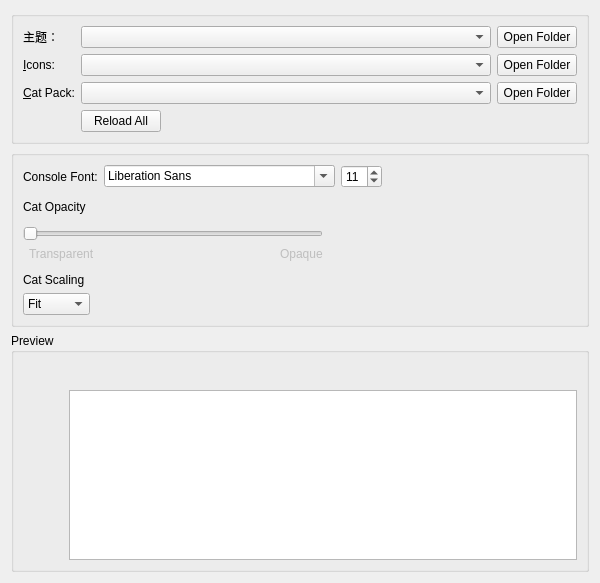
<?xml version="1.0" encoding="UTF-8"?>
<ui version="4.0">
 <class>AppearanceWidget</class>
 <widget class="QWidget" name="AppearanceWidget">
  <property name="geometry">
   <rect>
    <x>0</x>
    <y>0</y>
    <width>600</width>
    <height>583</height>
   </rect>
  </property>
  <property name="minimumSize">
   <size>
    <width>300</width>
    <height>0</height>
   </size>
  </property>
  <layout class="QVBoxLayout" name="verticalLayout" stretch="0,0,0">
   <item>
    <widget class="QGroupBox" name="themingBox">
     <property name="title">
      <string/>
     </property>
     <property name="flat">
      <bool>false</bool>
     </property>
     <layout class="QVBoxLayout" name="verticalLayout_2">
      <item>
       <layout class="QGridLayout" name="gridLayout">
        <item row="2" column="3">
         <widget class="QPushButton" name="catPackFolder">
          <property name="toolTip">
           <string>View cat packs folder.</string>
          </property>
          <property name="text">
           <string>Open Folder</string>
          </property>
         </widget>
        </item>
        <item row="0" column="3">
         <widget class="QPushButton" name="widgetStyleFolder">
          <property name="toolTip">
           <string>打开 ZIP 主题包文件夹。</string>
          </property>
          <property name="text">
           <string>Open Folder</string>
          </property>
         </widget>
        </item>
        <item row="1" column="3">
         <widget class="QPushButton" name="iconsFolder">
          <property name="toolTip">
           <string>View icon themes folder.</string>
          </property>
          <property name="text">
           <string>Open Folder</string>
          </property>
         </widget>
        </item>
        <item row="2" column="0">
         <widget class="QLabel" name="catPackLabel">
          <property name="text">
           <string>&amp;Cat Pack:</string>
          </property>
          <property name="buddy">
           <cstring>catPackComboBox</cstring>
          </property>
         </widget>
        </item>
        <item row="2" column="2">
         <widget class="QComboBox" name="catPackComboBox"/>
        </item>
        <item row="1" column="2">
         <widget class="QComboBox" name="iconsComboBox">
          <property name="sizePolicy">
           <sizepolicy hsizetype="Expanding" vsizetype="Fixed">
            <horstretch>0</horstretch>
            <verstretch>0</verstretch>
           </sizepolicy>
          </property>
          <property name="focusPolicy">
           <enum>Qt::FocusPolicy::StrongFocus</enum>
          </property>
         </widget>
        </item>
        <item row="0" column="2">
         <widget class="QComboBox" name="widgetStyleComboBox">
          <property name="sizePolicy">
           <sizepolicy hsizetype="Expanding" vsizetype="Fixed">
            <horstretch>0</horstretch>
            <verstretch>0</verstretch>
           </sizepolicy>
          </property>
          <property name="focusPolicy">
           <enum>Qt::FocusPolicy::StrongFocus</enum>
          </property>
         </widget>
        </item>
        <item row="3" column="2">
         <widget class="QPushButton" name="reloadThemesButton">
          <property name="sizePolicy">
           <sizepolicy hsizetype="Maximum" vsizetype="Fixed">
            <horstretch>0</horstretch>
            <verstretch>0</verstretch>
           </sizepolicy>
          </property>
          <property name="text">
           <string>Reload All</string>
          </property>
         </widget>
        </item>
        <item row="0" column="0">
         <widget class="QLabel" name="widgetStyleLabel">
          <property name="text">
           <string>主题：</string>
          </property>
          <property name="buddy">
           <cstring>widgetStyleComboBox</cstring>
          </property>
         </widget>
        </item>
        <item row="1" column="0">
         <widget class="QLabel" name="iconsLabel">
          <property name="text">
           <string>&amp;Icons:</string>
          </property>
          <property name="buddy">
           <cstring>iconsComboBox</cstring>
          </property>
         </widget>
        </item>
       </layout>
      </item>
     </layout>
    </widget>
   </item>
   <item>
    <widget class="QGroupBox" name="settingsBox">
     <property name="title">
      <string/>
     </property>
     <layout class="QVBoxLayout" name="verticalLayout_5">
      <item>
       <layout class="QHBoxLayout" name="horizontalLayout_5">
        <item>
         <widget class="QLabel" name="label">
          <property name="text">
           <string>Console Font:</string>
          </property>
         </widget>
        </item>
        <item>
         <widget class="QFontComboBox" name="consoleFont"/>
        </item>
        <item>
         <widget class="QSpinBox" name="fontSizeBox">
          <property name="sizePolicy">
           <sizepolicy hsizetype="Maximum" vsizetype="Fixed">
            <horstretch>0</horstretch>
            <verstretch>0</verstretch>
           </sizepolicy>
          </property>
          <property name="minimum">
           <number>5</number>
          </property>
          <property name="maximum">
           <number>16</number>
          </property>
          <property name="value">
           <number>11</number>
          </property>
         </widget>
        </item>
        <item>
         <spacer name="horizontalSpacer_2">
          <property name="orientation">
           <enum>Qt::Orientation::Horizontal</enum>
          </property>
          <property name="sizeHint" stdset="0">
           <size>
            <width>0</width>
            <height>0</height>
           </size>
          </property>
         </spacer>
        </item>
       </layout>
      </item>
      <item>
       <spacer name="verticalSpacer_2">
        <property name="orientation">
         <enum>Qt::Orientation::Vertical</enum>
        </property>
        <property name="sizeType">
         <enum>QSizePolicy::Policy::Fixed</enum>
        </property>
        <property name="sizeHint" stdset="0">
         <size>
          <width>0</width>
          <height>6</height>
         </size>
        </property>
       </spacer>
      </item>
      <item>
       <widget class="QLabel" name="catOpacityLabel">
        <property name="text">
         <string>Cat Opacity</string>
        </property>
       </widget>
      </item>
      <item>
       <widget class="QWidget" name="widget_2" native="true">
        <property name="maximumSize">
         <size>
          <width>300</width>
          <height>16777215</height>
         </size>
        </property>
        <layout class="QHBoxLayout" name="horizontalLayout_2">
         <property name="leftMargin">
          <number>0</number>
         </property>
         <property name="topMargin">
          <number>0</number>
         </property>
         <property name="rightMargin">
          <number>0</number>
         </property>
         <property name="bottomMargin">
          <number>0</number>
         </property>
        </layout>
       </widget>
      </item>
      <item>
       <widget class="QWidget" name="widget" native="true">
        <property name="maximumSize">
         <size>
          <width>300</width>
          <height>16777215</height>
         </size>
        </property>
        <layout class="QGridLayout" name="gridLayout_4">
         <property name="leftMargin">
          <number>0</number>
         </property>
         <property name="topMargin">
          <number>0</number>
         </property>
         <property name="rightMargin">
          <number>0</number>
         </property>
         <property name="bottomMargin">
          <number>0</number>
         </property>
         <item row="3" column="3">
          <widget class="QLabel" name="label_5">
           <property name="enabled">
            <bool>false</bool>
           </property>
           <property name="text">
            <string>Opaque</string>
           </property>
          </widget>
         </item>
         <item row="3" column="2">
          <spacer name="horizontalSpacer_4">
           <property name="orientation">
            <enum>Qt::Orientation::Horizontal</enum>
           </property>
           <property name="sizeHint" stdset="0">
            <size>
             <width>0</width>
             <height>0</height>
            </size>
           </property>
          </spacer>
         </item>
         <item row="3" column="1">
          <widget class="QLabel" name="label_4">
           <property name="enabled">
            <bool>false</bool>
           </property>
           <property name="text">
            <string>Transparent</string>
           </property>
          </widget>
         </item>
         <item row="2" column="0" colspan="4">
          <widget class="QSlider" name="catOpacitySlider">
           <property name="minimumSize">
            <size>
             <width>0</width>
             <height>0</height>
            </size>
           </property>
           <property name="maximum">
            <number>100</number>
           </property>
           <property name="orientation">
            <enum>Qt::Orientation::Horizontal</enum>
           </property>
          </widget>
         </item>
        </layout>
       </widget>
      </item>
      <item>
       <spacer name="verticalSpacer">
        <property name="orientation">
         <enum>Qt::Orientation::Vertical</enum>
        </property>
        <property name="sizeType">
         <enum>QSizePolicy::Policy::Fixed</enum>
        </property>
        <property name="sizeHint" stdset="0">
         <size>
          <width>0</width>
          <height>6</height>
         </size>
        </property>
       </spacer>
      </item>
      <item>
       <widget class="QLabel" name="catFitLabel">
        <property name="sizePolicy">
         <sizepolicy hsizetype="Maximum" vsizetype="Fixed">
          <horstretch>0</horstretch>
          <verstretch>0</verstretch>
         </sizepolicy>
        </property>
        <property name="text">
         <string>Cat Scaling</string>
        </property>
       </widget>
      </item>
      <item>
       <widget class="QComboBox" name="catFitComboBox">
        <property name="sizePolicy">
         <sizepolicy hsizetype="Maximum" vsizetype="Fixed">
          <horstretch>0</horstretch>
          <verstretch>0</verstretch>
         </sizepolicy>
        </property>
        <property name="sizeHint" stdset="0">
         <size>
          <width>81</width>
          <height>32</height>
         </size>
        </property>
        <property name="currentIndex">
         <number>0</number>
        </property>
        <item>
         <property name="text">
          <string>Fit</string>
         </property>
        </item>
        <item>
         <property name="text">
          <string>Fill</string>
         </property>
        </item>
        <item>
         <property name="text">
          <string>Stretch</string>
         </property>
        </item>
       </widget>
      </item>
     </layout>
    </widget>
   </item>
   <item>
    <widget class="QGroupBox" name="previewBox">
     <property name="title">
      <string>Preview</string>
     </property>
     <layout class="QVBoxLayout" name="verticalLayout_3">
      <item>
       <layout class="QHBoxLayout" name="horizontalLayout_3">
        <item>
         <widget class="QPushButton" name="catPreview">
          <property name="sizePolicy">
           <sizepolicy hsizetype="Fixed" vsizetype="Minimum">
            <horstretch>0</horstretch>
            <verstretch>0</verstretch>
           </sizepolicy>
          </property>
          <property name="focusPolicy">
           <enum>Qt::FocusPolicy::NoFocus</enum>
          </property>
          <property name="text">
           <string/>
          </property>
          <property name="iconSize">
           <size>
            <width>64</width>
            <height>128</height>
           </size>
          </property>
          <property name="flat">
           <bool>true</bool>
          </property>
         </widget>
        </item>
        <item>
         <layout class="QVBoxLayout" name="verticalLayout_4">
          <item>
           <layout class="QHBoxLayout" name="horizontalLayout">
            <item>
             <widget class="QPushButton" name="icon1">
              <property name="focusPolicy">
               <enum>Qt::FocusPolicy::NoFocus</enum>
              </property>
              <property name="text">
               <string/>
              </property>
              <property name="icon">
               <iconset theme="new"/>
              </property>
              <property name="flat">
               <bool>true</bool>
              </property>
             </widget>
            </item>
            <item>
             <widget class="QPushButton" name="icon2">
              <property name="focusPolicy">
               <enum>Qt::FocusPolicy::NoFocus</enum>
              </property>
              <property name="text">
               <string/>
              </property>
              <property name="icon">
               <iconset theme="centralmods"/>
              </property>
              <property name="flat">
               <bool>true</bool>
              </property>
             </widget>
            </item>
            <item>
             <widget class="QPushButton" name="icon3">
              <property name="focusPolicy">
               <enum>Qt::FocusPolicy::NoFocus</enum>
              </property>
              <property name="text">
               <string/>
              </property>
              <property name="icon">
               <iconset theme="viewfolder"/>
              </property>
              <property name="flat">
               <bool>true</bool>
              </property>
             </widget>
            </item>
            <item>
             <widget class="QPushButton" name="icon4">
              <property name="focusPolicy">
               <enum>Qt::FocusPolicy::NoFocus</enum>
              </property>
              <property name="text">
               <string/>
              </property>
              <property name="icon">
               <iconset theme="launch"/>
              </property>
              <property name="flat">
               <bool>true</bool>
              </property>
             </widget>
            </item>
            <item>
             <widget class="QPushButton" name="icon5">
              <property name="focusPolicy">
               <enum>Qt::FocusPolicy::NoFocus</enum>
              </property>
              <property name="text">
               <string/>
              </property>
              <property name="icon">
               <iconset theme="copy"/>
              </property>
              <property name="flat">
               <bool>true</bool>
              </property>
             </widget>
            </item>
            <item>
             <widget class="QPushButton" name="icon6">
              <property name="focusPolicy">
               <enum>Qt::FocusPolicy::NoFocus</enum>
              </property>
              <property name="text">
               <string/>
              </property>
              <property name="icon">
               <iconset theme="export"/>
              </property>
              <property name="flat">
               <bool>true</bool>
              </property>
             </widget>
            </item>
            <item>
             <widget class="QPushButton" name="icon7">
              <property name="focusPolicy">
               <enum>Qt::FocusPolicy::NoFocus</enum>
              </property>
              <property name="text">
               <string/>
              </property>
              <property name="icon">
               <iconset theme="delete"/>
              </property>
              <property name="flat">
               <bool>true</bool>
              </property>
             </widget>
            </item>
            <item>
             <widget class="QPushButton" name="icon8">
              <property name="focusPolicy">
               <enum>Qt::FocusPolicy::NoFocus</enum>
              </property>
              <property name="text">
               <string/>
              </property>
              <property name="icon">
               <iconset theme="about"/>
              </property>
              <property name="flat">
               <bool>true</bool>
              </property>
             </widget>
            </item>
            <item>
             <widget class="QPushButton" name="icon9">
              <property name="focusPolicy">
               <enum>Qt::FocusPolicy::NoFocus</enum>
              </property>
              <property name="text">
               <string/>
              </property>
              <property name="icon">
               <iconset theme="settings"/>
              </property>
              <property name="flat">
               <bool>true</bool>
              </property>
             </widget>
            </item>
            <item>
             <widget class="QPushButton" name="icon10">
              <property name="focusPolicy">
               <enum>Qt::FocusPolicy::NoFocus</enum>
              </property>
              <property name="text">
               <string/>
              </property>
              <property name="icon">
               <iconset theme="cat"/>
              </property>
              <property name="flat">
               <bool>true</bool>
              </property>
             </widget>
            </item>
            <item>
             <spacer name="horizontalSpacer">
              <property name="orientation">
               <enum>Qt::Orientation::Horizontal</enum>
              </property>
              <property name="sizeHint" stdset="0">
               <size>
                <width>0</width>
                <height>0</height>
               </size>
              </property>
             </spacer>
            </item>
           </layout>
          </item>
          <item>
           <widget class="QTextEdit" name="consolePreview">
            <property name="sizePolicy">
             <sizepolicy hsizetype="Expanding" vsizetype="Expanding">
              <horstretch>0</horstretch>
              <verstretch>0</verstretch>
             </sizepolicy>
            </property>
            <property name="horizontalScrollBarPolicy">
             <enum>Qt::ScrollBarPolicy::ScrollBarAsNeeded</enum>
            </property>
            <property name="undoRedoEnabled">
             <bool>false</bool>
            </property>
            <property name="textInteractionFlags">
             <set>Qt::TextInteractionFlag::TextSelectableByKeyboard|Qt::TextInteractionFlag::TextSelectableByMouse</set>
            </property>
           </widget>
          </item>
         </layout>
        </item>
       </layout>
      </item>
     </layout>
    </widget>
   </item>
  </layout>
 </widget>
 <tabstops>
  <tabstop>widgetStyleComboBox</tabstop>
  <tabstop>widgetStyleFolder</tabstop>
  <tabstop>iconsComboBox</tabstop>
  <tabstop>iconsFolder</tabstop>
  <tabstop>catPackComboBox</tabstop>
  <tabstop>catPackFolder</tabstop>
  <tabstop>reloadThemesButton</tabstop>
  <tabstop>consoleFont</tabstop>
  <tabstop>fontSizeBox</tabstop>
  <tabstop>catFitComboBox</tabstop>
  <tabstop>catOpacitySlider</tabstop>
  <tabstop>consolePreview</tabstop>
 </tabstops>
 <resources/>
 <connections/>
</ui>
